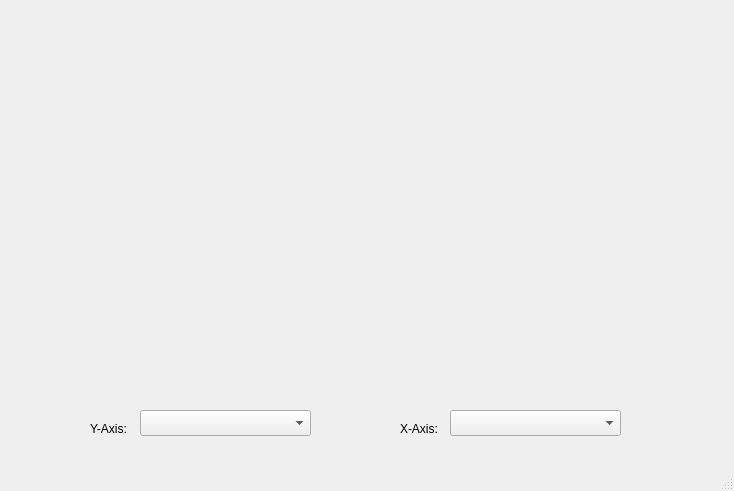
<?xml version="1.0" encoding="UTF-8"?>
<ui version="4.0">
 <class>MainWindow</class>
 <widget class="QMainWindow" name="MainWindow">
  <property name="geometry">
   <rect>
    <x>0</x>
    <y>0</y>
    <width>734</width>
    <height>491</height>
   </rect>
  </property>
  <property name="windowTitle">
   <string>MainWindow</string>
  </property>
  <widget class="QWidget" name="centralwidget">
   <widget class="QWidget" name="mpl_view" native="true">
    <property name="geometry">
     <rect>
      <x>10</x>
      <y>10</y>
      <width>711</width>
      <height>391</height>
     </rect>
    </property>
   </widget>
   <widget class="QComboBox" name="combo_xaxis">
    <property name="geometry">
     <rect>
      <x>450</x>
      <y>410</y>
      <width>171</width>
      <height>26</height>
     </rect>
    </property>
   </widget>
   <widget class="QComboBox" name="combo_yaxis">
    <property name="geometry">
     <rect>
      <x>140</x>
      <y>410</y>
      <width>171</width>
      <height>26</height>
     </rect>
    </property>
   </widget>
   <widget class="QLabel" name="label">
    <property name="geometry">
     <rect>
      <x>90</x>
      <y>420</y>
      <width>62</width>
      <height>17</height>
     </rect>
    </property>
    <property name="text">
     <string>Y-Axis:</string>
    </property>
   </widget>
   <widget class="QLabel" name="label_2">
    <property name="geometry">
     <rect>
      <x>400</x>
      <y>420</y>
      <width>62</width>
      <height>17</height>
     </rect>
    </property>
    <property name="text">
     <string>X-Axis:</string>
    </property>
   </widget>
  </widget>
  <widget class="QMenuBar" name="menubar">
   <property name="geometry">
    <rect>
     <x>0</x>
     <y>0</y>
     <width>734</width>
     <height>22</height>
    </rect>
   </property>
  </widget>
  <widget class="QStatusBar" name="statusbar"/>
 </widget>
 <resources/>
 <connections/>
</ui>
